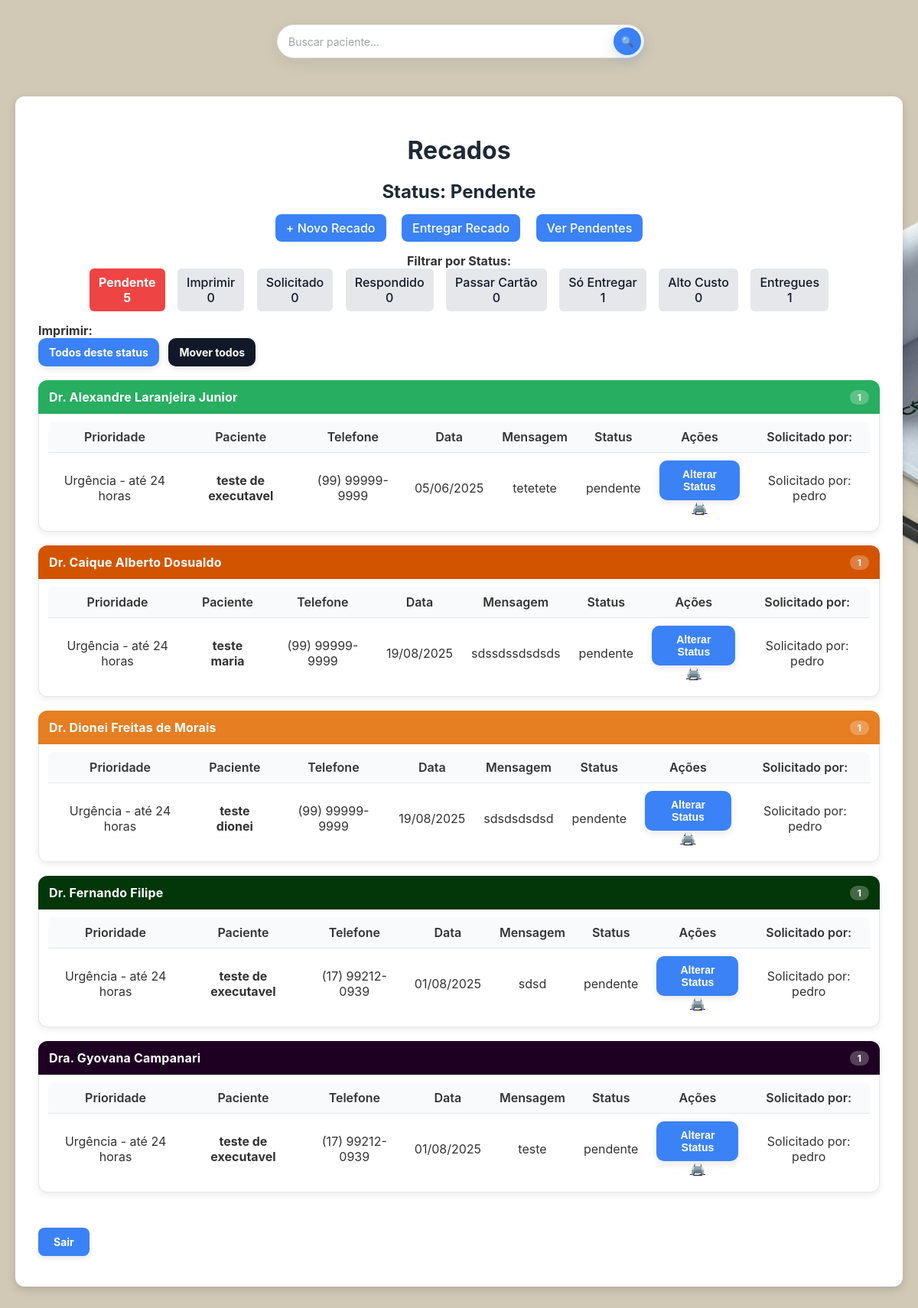
The page /listar (signed in) on the database its author committed.
### tables this page shows
CREATE TABLE recados (
            id INTEGER PRIMARY KEY AUTOINCREMENT,
            medico TEXT NOT NULL,
            prioridade TEXT NOT NULL,
            nome_paciente TEXT NOT NULL,
            data_nascimento TEXT NOT NULL,
            telefone TEXT NOT NULL,
            convenio TEXT,
            descricao TEXT,
            status TEXT DEFAULT 'pendente',
            usuario TEXT NOT NULL,
            data_cadastro TEXT NOT NULL
        , finalizado_por TEXT);

### rotas/responsavel.py (the view)
    @responsavel_bp.route('/listar', endpoint='listar')
    @login_requerido(['responsavel'])
    def listar():
        status = request.args.get('status', 'pendente')
        busca  = request.args.get('busca', '').strip()
        conexao = conectar_banco()
        cursor = conexao.cursor()
        if busca:
            like = f"%{busca}%"
            cursor.execute("""
                SELECT *
                FROM recados
                WHERE nome_paciente LIKE ? COLLATE NOCASE
                ORDER BY medico, data_cadastro DESC
            """, (like,))
            recados = cursor.fetchall()
            cursor.execute("""
                SELECT status, COUNT(*) AS total
                FROM recados
                WHERE nome_paciente LIKE ? COLLATE NOCASE
                GROUP BY status
            """, (like,))
            contagem_por_status_filtrado = {row['status']: row['total'] for row in cursor.fetchall()}
            cursor.execute("SELECT status, COUNT(*) AS total FROM recados GROUP BY status")
            contagem_por_status = {row['status']: row['total'] for row in cursor.fetchall()}
        else:
            cursor.execute("""
                SELECT *
                FROM recados
                WHERE status = ?
                ORDER BY medico, data_cadastro DESC
            """, (status,))
            recados = cursor.fetchall()
            cursor.execute("SELECT status, COUNT(*) AS total FROM recados GROUP BY status")
            contagem_por_status = {row['status']: row['total'] for row in cursor.fetchall()}
            contagem_por_status_filtrado = None  # não há busca
        recados_por_medico = {}
        for recado in recados:
            medico = recado['medico']
            recados_por_medico.setdefault(medico, []).append(recado)
        quantidades_por_medico = {medico: len(lista) for medico, lista in recados_por_medico.items()}
        cores_por_medico = {
            "Dr. Andre Salotto Rocha": "#3498db",
            "Dr. Fabiano Morais Nogueira": "#1abc9c",
            "Dr. Mario Jose Goes": "#3fdf0e",
            "Dr. Dionei Freitas de Morais": "#e67e22",
            "Dr. Felipe Oliveira Rodrigues": "#f546dd",
            "Dra. Raysa Moreira Aprigio": "#8e44ad",
            "Dr. Eduardo Carlos da Silva": "#e74c3c",
            "Dr. Lucas Crociati Meguins": "#16a085",
            "Dr. Sergio Luiz Ramin": "#f39c12",
            "Dr. Carlos Rocha": "#2c3e50",
            "Dr. Luis Fernando": "#141414",
            "Dr. Linoel Curado Valsechi": "#c0392b",
            "Dr. Ricardo Lourenço Caramanti": "#2980b9",
            "Dr. Alexandre Laranjeira Junior": "#27ae60",
            "Dr. Caique Alberto Dosualdo": "#d35400",
            "Dr. Demosthenes Santana": "#34495e",
            "Dr. Matheus Laurenti": "#0ef8c9",
            "Dr. Vinicius Reis": "#0A0124",
            "Dr. Sebastiao Silva": "#410000",
            "Dr. Guilherme Perassa Gasque": "#022400",
            "Dr. Fernando Filipe": "#033609",
            "Dr. Antonio Carlos Pirolla Filho": "#033D09",
            "Dra. Gyovana Campanari": "#1E0122",
            "Dr. Luis Guilherme Ronchi": "#2E0281",
            "Dr. Rodolfo Vieira Fontenele": "#1D05A5"
        }
        conexao.close()
        return render_template(
            'listar.html',
            recados_por_medico=recados_por_medico,
            status=status,
            cores=cores_por_medico,
            quantidades_por_medico=quantidades_por_medico,
            contagem_por_status=contagem_por_status,
            contagem_por_status_filtrado=contagem_por_status_filtrado,  # <<< NOVO
            busca=busca  # opcional: útil para manter o termo no campo
        )

### app.py (called while the page is built)
def conectar_banco():
    conexao = sqlite3.connect('recados.db')
    conexao.row_factory = sqlite3.Row
    return conexao

def login_requerido(perfis_permitidos):
    from functools import wraps
    from flask import redirect, url_for, flash
    def decorador(func):
        @wraps(func)
        def wrapper(*args, **kwargs):
            if 'usuario' not in session or session.get('perfil') not in perfis_permitidos:
                flash("Faça login para acessar essa página.", "warning")
                return redirect(url_for('comuns.login'))
            return func(*args, **kwargs)
        return wrapper
    return decorador

@app.template_filter('format_data')
def formatar_data_br(data_str):
    try:
        data_obj = datetime.strptime(data_str, '%Y-%m-%d %H:%M:%S')
        return data_obj.strftime('%d/%m/%Y')
    except:
        return data_str

### templates/listar.html (shortened to what this page needs)
<!DOCTYPE html>
<html lang="pt-br">
  <head>
    <link
      rel="stylesheet"
      href="{{ url_for('static', filename='css/listar.css') }}"
    />
  </head>
  <body class="fundo">
    <form action="{{ url_for('responsavel.listar') }}" method="get" class="campo-busca">
      <input
        type="text"
        name="busca"
        placeholder="Buscar paciente..."
        value="{{ request.args.get('busca', '') }}"
      />
      <button type="submit">🔍</button>
    </form>
    <div class="container">
      <h1>Recados</h1>
      <h2>
        Status: {% if status == 'entregue' %}Entregue {% else %}{{
        status.replace('_', ' ')|capitalize }} {% endif %}
      </h2>
      <div class="menu">
        <a href="{{ url_for('comuns.cadastro_recado') }}">+ Novo Recado</a>
        <a href="{{ url_for('comuns.entregar_recado') }}">Entregar Recado</a>
        <a href="{{ url_for('responsavel.listar', status='pendente') }}">Ver Pendentes</a>
      </div>
      <div class="status-filtro">
        <strong>Filtrar por Status:</strong><br />
        <a
          href="{{ url_for('responsavel.listar', status='pendente') }}"
          class="{% if status == 'pendente' %}ativo pendente{% endif %}"
        >
          Pendente
          {% set contador = (contagem_por_status_filtrado or contagem_por_status) %}
          <div class="badge-contador">
            {{ contador.get('pendente', 0) }}
          </div>
        </a>
        <a
          href="{{ url_for('responsavel.listar', status='imprimir') }}"
          class="{% if status == 'imprimir' %}ativo imprimir{% endif %}"
        >
          Imprimir
          {% set contador = (contagem_por_status_filtrado or contagem_por_status) %}
          <div class="badge-contador">
            {{ contador.get('imprimir', 0) }}
          </div>
        </a>
        <a
          href="{{ url_for('responsavel.listar', status='solicitado_ao_medico') }}"
          class="{% if status == 'solicitado_ao_medico' %}ativo solicitado_ao_medico{% endif %}"
        >
          Solicitado
          {% set contador = (contagem_por_status_filtrado or contagem_por_status) %}
          <div class="badge-contador">
            {{ contador.get('solicitado_ao_medico', 0) }}
          </div>
        </a>
        <a
          href="{{ url_for('responsavel.listar', status='respondido') }}"
          class="{% if status == 'respondido' %}ativo respondido{% endif %}"
        >
          Respondido
          {% set contador = (contagem_por_status_filtrado or contagem_por_status) %}
          <div class="badge-contador">
            {{ contador.get('respondido', 0) }}
          </div>
        </a>
        <a
          href="{{ url_for('responsavel.listar', status='passar_cartao') }}"
          class="{% if status == 'passar_cartao' %}ativo passar_cartao{% endif %}"
        >
          Passar Cartão
          {% set contador = (contagem_por_status_filtrado or contagem_por_status) %}
          <div class="badge-contador">
            {{ contador.get('passar_cartao', 0) }}
          </div>
        </a>
        <a
          href="{{ url_for('responsavel.listar', status='so_entregar') }}"
          class="{% if status == 'so_entregar' %}ativo so_entregar{% endif %}"
        >
          Só Entregar
          {% set contador = (contagem_por_status_filtrado or contagem_por_status) %}
          <div class="badge-contador">
            {{ contador.get('so_entregar', 0) }}
          </div>
        </a>
        <a
          href="{{ url_for('responsavel.listar', status='alto_custo') }}"
          class="{% if status == 'alto_custo' %}ativo alto_custo{% endif %}"
        >
          Alto Custo
          {% set contador = (contagem_por_status_filtrado or contagem_por_status) %}
          <div class="badge-contador">
            {{ contador.get('alto_custo', 0) }}
          </div>
        </a>
        <a
          href="{{ url_for('responsavel.listar', status='entregue') }}"
          class="{% if status == 'entregue' %}ativo finalizado{% endif %}"
        >
          Entregues
          {% set contador = (contagem_por_status_filtrado or contagem_por_status) %}
          <div class="badge-contador">
            {{ contador.get('entregue', 0) }}
          </div>
        </a>
      </div>
      <div class="imprimir-bloco">
        <strong>Imprimir:</strong><br />
        <a
          href="{{ url_for('responsavel.imprimir', status=status) }}"
          class="btn-imprimir-status {{ status }}"
          >Todos deste status</a
        >
        {% if status == 'pendente' %}
          <button type="button" id="btn-mover-todos" class="btn btn-primario" style="margin-left:8px;">
            Mover todos
          </button>
        {% endif %}
      </div>
      {% for medico, recados_medico in recados_por_medico.items() %}
      <button
        class="accordion"
        style="background-color: {{ cores.get(medico, '#3498db') }}"
      >
        {{ medico }}
        <span class="badge-contador">{{ quantidades_por_medico[medico] }}</span>
      </button>
      <div class="panel">
        <table>
          <thead>
            <tr>
              <th>Prioridade</th>
              <th>Paciente</th>
              <th>Telefone</th>
              <th class="coluna-data">Data</th>
              <th>Mensagem</th>
              <th>Status</th>
              <th>Ações</th>
              <th>Solicitado por:</th>
            </tr>
          </thead>
          <tbody>
            {% for r in recados_medico %}
            <tr>
              <td><span class="prioridade">{{ r['prioridade'] }}</span></td>
              <td>
                <a
                  href="{{ url_for('responsavel.detalhar_recado', id=r['id']) }}"
                  class="btn-paciente"
                  title="{{ r['nome_paciente'] }}"
                >
                  {{ r['nome_paciente'] }}
                </a>
              </td>
              <td>{{ r['telefone'] }}</td>
              <td>{{ r['data_cadastro']|format_data }}</td>
              <td>
                <span class="mensagem-preview">{{ r['descricao'] }}</span>
              </td>
              <td>
                <span class="status {{ r['status']|replace(' ', '_') }}">
                  {% if r['status'] == 'entregue' %} Entregue {% else %} {{
                  r['status'].replace('_', ' ') }} {% endif %}
                </span>
              </td>
              <td>
                <div class="dropdown">
                  <button class="dropbtn">Alterar Status</button>
                </div>
                <a
                  href="{{ url_for('responsavel.imprimir_recado', id=r['id']) }}"
                  class="btn-imprimir"
                  title="Imprimir recado"
                  >🖨️</a
                >
              </td>
              <td>
                Solicitado por: {{ r['usuario'] }}<br />
              </td>
            </tr>
            {% endfor %}
          </tbody>
        </table>
      </div>
      {% endfor %}
      <div class="footer-links">
        <a href="{{ url_for('comuns.logout') }}" class="btn-sair">Sair</a>
      </div>
    </div>
  </body>
</html>

### rows shown on the page
recados: medico "Dr. Alexandre Laranjeira Junior", medico "1", prioridade "Urgência - até 24 horas", nome_paciente "teste de executavel", telefone "(99) 99999-9999", data_cadastro "05/06/2025", descricao "tetetete", status.replace "pendente", usuario "pedro"
recados: medico "Dr. Caique Alberto Dosualdo", medico "1", prioridade "Urgência - até 24 horas", nome_paciente "teste maria", telefone "(99) 99999-9999", data_cadastro "19/08/2025", descricao "sdssdssdsdsds", status.replace "pendente", usuario "pedro"
recados: medico "Dr. Dionei Freitas de Morais", medico "1", prioridade "Urgência - até 24 horas", nome_paciente "teste dionei", telefone "(99) 99999-9999", data_cadastro "19/08/2025", descricao "sdsdsdsdsd", status.replace "pendente", usuario "pedro"
recados: medico "Dr. Fernando Filipe", medico "1", prioridade "Urgência - até 24 horas", nome_paciente "teste de executavel", telefone "(17) 99212-0939", data_cadastro "01/08/2025", descricao "sdsd", status.replace "pendente", usuario "pedro"
recados: medico "Dra. Gyovana Campanari", medico "1", prioridade "Urgência - até 24 horas", nome_paciente "teste de executavel", telefone "(17) 99212-0939", data_cadastro "01/08/2025", descricao "teste", status.replace "pendente", usuario "pedro"

### other values the page prints
{{ status.replace('_', ' ')|capitalize }} "Pendente"
{{ contador.get('pendente', 0) }} "5"
{{ contador.get('imprimir', 0) }} "0"
{{ contador.get('solicitado_ao_medico', 0) }} "0"
{{ contador.get('respondido', 0) }} "0"
{{ contador.get('passar_cartao', 0) }} "0"
{{ contador.get('so_entregar', 0) }} "1"
{{ contador.get('alto_custo', 0) }} "0"
{{ contador.get('entregue', 0) }} "1"
